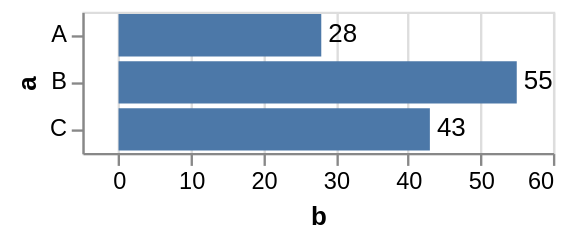

Write the Vega-Lite specification saved for this chart.
### Vega specification from a JSON file in a GitHub repository (floating-point values rounded to 4 significant figures)
{"$schema": "https://vega.github.io/schema/vega/v5.json", "description": "Bar chart with text labels. Apply scale padding to make the frame cover the labels.", "background": "white", "padding": 5, "width": 200, "style": "cell", "data": [{"name": "source_0", "values": [{"a": "A", "b": 28}, {"a": "B", "b": 55}, {"a": "C", "b": 43}]}, {"name": "data_0", "source": "source_0", "transform": [{"type": "filter", "expr": "isValid(datum[\"b\"]) && isFinite(+datum[\"b\"])"}]}], "signals": [{"name": "y_step", "value": 20}, {"name": "height", "update": "bandspace(domain('y').length, 0.1, 0.05) * y_step"}], "marks": [{"name": "layer_0_marks", "type": "rect", "style": ["bar"], "from": {"data": "data_0"}, "encode": {"update": {"fill": {"value": "#4c78a8"}, "ariaRoleDescription": {"value": "bar"}, "description": {"signal": "\"a: \" + (isValid(datum[\"a\"]) ? datum[\"a\"] : \"\"+datum[\"a\"]) + \"; b: \" + (format(datum[\"b\"], \"\"))"}, "x": {"scale": "x", "field": "b"}, "x2": {"scale": "x", "value": 0}, "y": {"scale": "y", "field": "a"}, "height": {"scale": "y", "band": 1}}}}, {"name": "layer_1_marks", "type": "text", "style": ["text"], "from": {"data": "data_0"}, "encode": {"update": {"align": {"value": "left"}, "baseline": {"value": "middle"}, "dx": {"value": 3}, "fill": {"value": "black"}, "description": {"signal": "\"a: \" + (isValid(datum[\"a\"]) ? datum[\"a\"] : \"\"+datum[\"a\"]) + \"; b: \" + (format(datum[\"b\"], \"\"))"}, "x": {"scale": "x", "field": "b"}, "y": {"scale": "y", "field": "a", "band": 0.5}, "text": {"signal": "format(datum[\"b\"], \"\")"}}}}], "scales": [{"name": "x", "type": "linear", "domain": {"data": "data_0", "field": "b"}, "range": [0, {"signal": "width"}], "padding": 10, "nice": true, "zero": true}, {"name": "y", "type": "band", "domain": {"data": "data_0", "field": "a", "sort": true}, "range": {"step": {"signal": "y_step"}}, "paddingInner": 0.1, "paddingOuter": 0.05}], "axes": [{"scale": "x", "orient": "bottom", "gridScale": "y", "grid": true, "tickCount": {"signal": "ceil(width/40)"}, "domain": false, "labels": false, "aria": false, "maxExtent": 0, "minExtent": 0, "ticks": false, "zindex": 0}, {"scale": "x", "orient": "bottom", "grid": false, "title": "b", "labelFlush": true, "labelOverlap": true, "tickCount": {"signal": "ceil(width/40)"}, "zindex": 0}, {"scale": "y", "orient": "left", "grid": false, "title": "a", "zindex": 0}], "config": {"projection": {"type": "equalEarth"}}}
